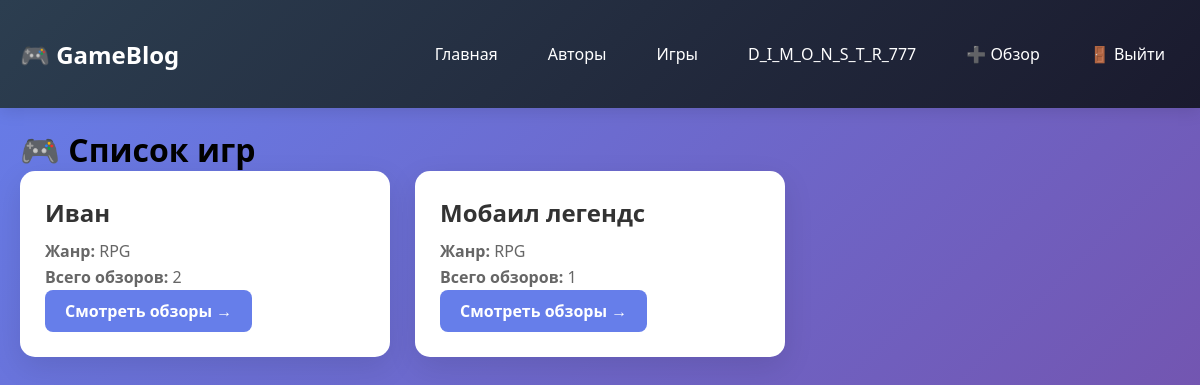
Page /games (signed in) on the committed database.
### models.py (models this page shows, shortened)
class User(db.Model, UserMixin):
    __tablename__ = 'users'
    id = db.Column(db.Integer, primary_key=True)  # было primaty_key
    username = db.Column(db.String(100), unique=True, nullable=False)
    email = db.Column(db.String(100), unique=True, nullable=True)
    password_hash = db.Column(db.String(300), nullable=False)
    created_at = db.Column(db.DateTime, default=datetime.utcnow)
    reviews = db.relationship('Review', backref='author', lazy=True)

class Game(db.Model):  # было class = Game
    __tablename__ = 'games'
    id = db.Column(db.Integer, primary_key=True)
    title = db.Column(db.String(200), unique=True, nullable=False)
    genre = db.Column(db.String(100), nullable=False)  # было ganre и Strong
    release_year = db.Column(db.Integer)
    reviews = db.relationship('Review', backref='game', lazy=True)

### app.py (the view)
@app.route('/games')
@login_required
def games_list():
    games = Game.query.all()
    for game in games:
        game.reviews_count = Review.query.filter_by(game_id=game.id).count()
    return render_template('games.html', games=games)

### app.py (called while the page is built)
@login_manager.user_loader
def load_user(user_id):
    return User.query.get(int(user_id))

### templates/games.html (shortened to what this page needs)
{% extends "base.html" %}
{% block content %}
<h1>🎮 Список игр</h1>
<div class="reviews-grid">
    {% for game in games %}
    <div class="card">
        <h2>{{ game.title }}</h2>
        <p><strong>Жанр:</strong> {{ game.genre }}</p>
        <p><strong>Всего обзоров:</strong> {{ game.reviews_count }}</p>
        <a href="/game/{{ game.id }}" class="btn btn-primary">Смотреть обзоры →</a>
    </div>
    {% else %}
    <div class="card">
        <p>😢 Пока нет игр</p>
        <a href="/add" class="btn btn-primary">Добавить первый обзор</a>
    </div>
    {% endfor %}
</div>
{% endblock %}

### templates/base.html (shortened to what this page needs)
<!DOCTYPE html>
<html lang="ru">
<head>
    <link rel="stylesheet" href="{{ url_for('static', filename='css/style.css') }}">
</head>
<body>
    <nav class="navbar">
        <div class="container">
            <a href="/" class="logo">🎮 GameBlog</a>
            <div class="nav-links">
                <a href="/">Главная</a>
                <a href="/users">Авторы</a>
                <a href="/games">Игры</a>
                {% if current_user.is_authenticated %}
                    <a href="/profile">{{ current_user.username }}</a>
                    <a href="/add">➕ Обзор</a>
                    <a href="/logout">🚪 Выйти</a>
                {% else %}
                    <a href="/login">🔑 Войти</a>
                    <a href="/register">📝 Регистрация</a>
                {% endif %}
            </div>
        </div>
    </nav>
    <div class="container">
        {% block content %}{% endblock %}
    </div>
</body>
</html>

### static/css/style.css (style rules this page uses)
* { margin: 0; padding: 0; box-sizing: border-box; }
body { font-family: 'Segoe UI', Tahoma, Geneva, Verdana, sans-serif; background: linear-gradient(135deg, #667eea 0%, #764ba2 100%); min-height: 100vh; }
.container { max-width: 1200px; margin: 0 auto; padding: 20px; }
.navbar { background: linear-gradient(135deg, #2c3e50, #1a1a2e); padding: 15px 0; box-shadow: 0 4px 15px rgba(0,0,0,0.1); }
.navbar .container { display: flex; justify-content: space-between; align-items: center; }
.logo { color: white; font-size: 1.5em; font-weight: bold; text-decoration: none; }
.nav-links { display: flex; gap: 20px; flex-wrap: wrap; }
.nav-links a { color: white; text-decoration: none; padding: 8px 15px; border-radius: 5px; transition: all 0.3s; }
.card { background: white; border-radius: 15px; padding: 25px; margin-bottom: 20px; box-shadow: 0 10px 30px rgba(0,0,0,0.1); transition: transform 0.3s; }
.card h2 { color: #333; margin-bottom: 10px; }
.card p { color: #666; line-height: 1.6; }
.reviews-grid { display: grid; grid-template-columns: repeat(auto-fill, minmax(350px, 1fr)); gap: 25px; }
.btn { display: inline-block; padding: 10px 20px; border-radius: 8px; text-decoration: none; font-weight: bold; margin-right: 10px; }
.btn-primary { background: #667eea; color: white; }

### rows in the picture
User: username "D_I_M_O_N_S_T_R_777"
Game: title "Иван", genre "RPG", reviews_count "2"
Game: title "Мобаил легендс", genre "RPG", reviews_count "1"
